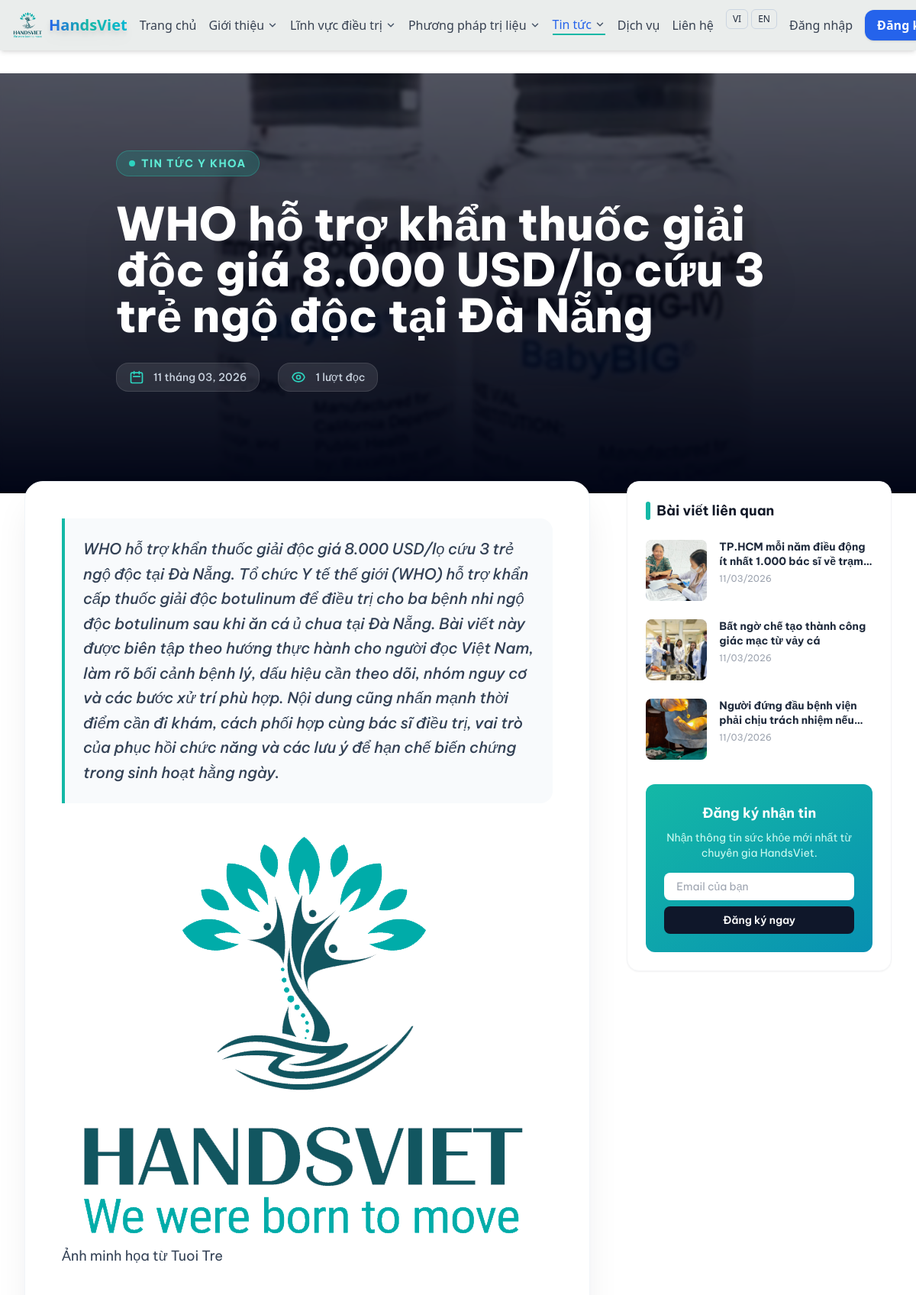
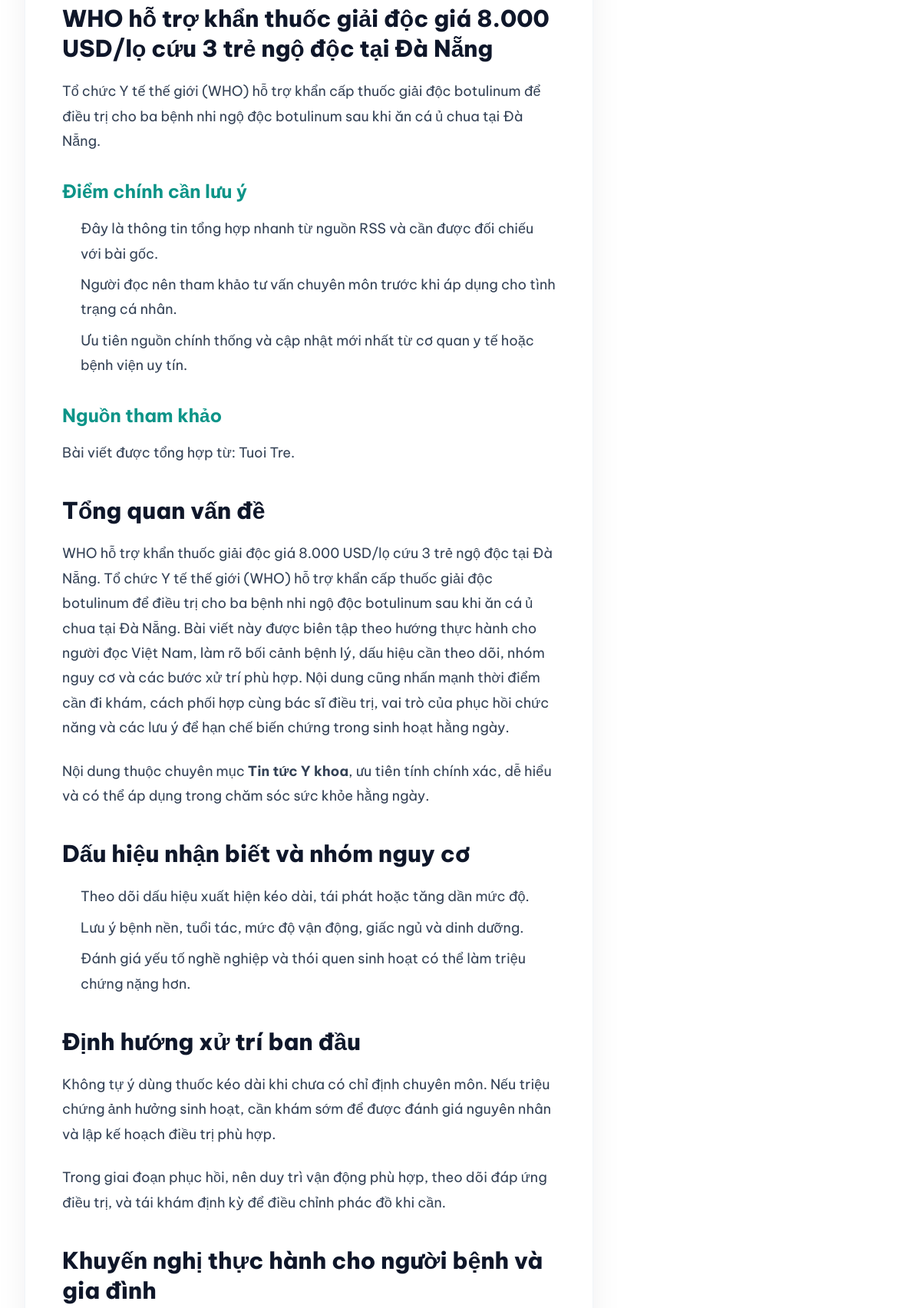
The page /news/who-ho-tro-khan-thuoc-giai-oc-gia-8000-usdlo-cuu-3-tre-ngo-oc-tai-a-nang/ (upper part) on the database its author committed (2 pictures, top to bottom).
### hansviet_admin/models.py (models this page shows, shortened)
class NewsArticle(models.Model):
    category = models.ForeignKey(NewsCategory, on_delete=models.SET_NULL, null=True, blank=True)
    title = models.CharField(max_length=255)
    slug = models.SlugField(unique=True)
    summary = models.TextField(blank=True)
    content = models.TextField(blank=True)
    thumbnail = models.FileField(upload_to="news/", blank=True, null=True)
    author = models.ForeignKey(get_user_model(), on_delete=models.SET_NULL, null=True, blank=True)
    published_at = models.DateTimeField(auto_now_add=True)
    view_count = models.PositiveIntegerField(default=0)
    is_published = models.BooleanField(default=False)
    source_url = models.URLField(blank=True)
    source_name = models.CharField(max_length=255, blank=True)
    ai_source = models.CharField(max_length=100, blank=True)
    is_auto_generated = models.BooleanField(default=False)
    needs_review = models.BooleanField(default=True)
    class Meta:
        ordering = ["-published_at"]
        verbose_name = "News Article"
        verbose_name_plural = "News Articles"

class NewsCategory(models.Model):
    name = models.CharField(max_length=255)
    slug = models.SlugField(unique=True)
    class Meta:
        verbose_name = "News Category"
        verbose_name_plural = "News Categories"
        ordering = ["name"]

### hansviet_user/views.py (the view)
def news_detail(request, slug=None):
    article = get_object_or_404(
        NewsArticle.objects.select_related("category", "author"),
        slug=slug,
        is_published=True,
    )
    NewsArticle.objects.filter(pk=article.pk).update(view_count=F("view_count") + 1)
    article.refresh_from_db(fields=["view_count"])
    related = (
        NewsArticle.objects.filter(category=article.category, is_published=True)
        .exclude(pk=article.pk)
        .order_by("-published_at", "-id")[:3]
    )
    return render(request, "pages/news_detail.html", {"article": article, "related_articles": related})

### hansviet_user/templates/pages/news_detail.html (shortened to what this page needs)
﻿{% load static %}
<!DOCTYPE html>
<html lang="vi">
<head>
    <script src="https://cdn.tailwindcss.com"></script>
    <link rel="stylesheet" href="{% static 'css/home.css' %}">
</head>
<body class="bg-white text-slate-800 antialiased">
    {% include 'pages/header_tailwind.html' %}
    <div class="relative min-h-[450px] md:min-h-[550px] flex items-center pt-24 pb-32 overflow-hidden bg-slate-950">
        <div class="absolute inset-0 z-0">
            {% if article.thumbnail %}
            <img src="{{ article.thumbnail.url }}" class="w-full h-full object-cover opacity-50 contrast-125 scale-105"
                alt="{{ article.title }}">
            {% else %}
            <img src="{% static 'images/rehabilitation.png' %}" class="w-full h-full object-cover opacity-50 contrast-125 scale-105"
                alt="{{ article.title }}">
            {% endif %}
            <div class="absolute inset-0 bg-gradient-to-t from-slate-950 via-slate-950/60 to-slate-950/20"></div>
            <div class="absolute inset-0 bg-slate-950/20 backdrop-blur-[2px]"></div>
        </div>
        <div class="max-w-6xl mx-auto px-4 sm:px-6 lg:px-8 relative z-10">
            <div class="max-w-4xl">
                <div
                    class="inline-flex items-center gap-2 px-4 py-1.5 rounded-full bg-teal-500/20 backdrop-blur-md border border-teal-400/30 mb-8 transform -translate-y-4 animate-fade-in-up">
                    <span class="w-2 h-2 rounded-full bg-teal-400 animate-pulse"></span>
                    <span class="text-sm font-bold text-teal-300 uppercase tracking-widest">
                        {% if article.category %}
                        {{ article.category.name }}
                        {% else %}
                        Tin tức
                        {% endif %}
                    </span>
                </div>
                <h1
                    class="text-4xl md:text-6xl font-extrabold text-white mb-8 leading-tight animate-fade-in-up delay-100 drop-shadow-2xl">
                    {{ article.title }}
                </h1>
                <div
                    class="flex flex-wrap items-center gap-6 text-slate-300 text-sm font-medium animate-fade-in-up delay-200">
                    <div
                        class="flex items-center gap-3 bg-white/10 px-4 py-2 rounded-2xl backdrop-blur-md border border-white/10">
                        <svg class="w-5 h-5 text-teal-400" fill="none" stroke="currentColor" viewBox="0 0 24 24">
                            <path stroke-linecap="round" stroke-linejoin="round" stroke-width="2"
                                d="M8 7V3m8 4V3m-9 8h10M5 21h14a2 2 0 002-2V7a2 2 0 00-2-2H5a2 2 0 00-2 2v12a2 2 0 002 2z">
                            </path>
                        </svg>
                        <span>{{ article.published_at|date:"d" }} tháng {{ article.published_at|date:"m, Y" }}</span>
                    </div>
                    <div
                        class="flex items-center gap-3 bg-white/10 px-4 py-2 rounded-2xl backdrop-blur-md border border-white/10">
                        <span>{{ article.view_count|default:0 }} lượt đọc</span>
                    </div>
                </div>
            </div>
        </div>
    </div>
    <div class="max-w-7xl mx-auto px-4 sm:px-6 lg:px-8 py-12 -mt-16 relative z-20">
        <div class="grid grid-cols-1 lg:grid-cols-12 gap-12">
            <main class="lg:col-span-8">
                <div class="bg-white rounded-3xl p-8 md:p-12 shadow-2xl shadow-slate-900/10 border border-slate-100">
                    <div
                        class="text-xl font-medium text-slate-700 mb-10 leading-relaxed border-l-4 border-teal-500 pl-6 italic bg-slate-50 py-6 pr-6 rounded-r-2xl">
                        {{ article.summary }}
                    </div>
                    <div
                        class="prose prose-lg prose-slate max-w-none prose-headings:font-bold prose-headings:text-slate-800 prose-a:text-teal-600 hover:prose-a:text-teal-800 prose-img:rounded-3xl prose-img:shadow-2xl">
                        <div class="font-news">
                            {{ article.content|safe|linebreaks }}
                        </div>
                    </div>
                </div>
            </main>
            <aside class="lg:col-span-4 space-y-8">
                <div class="bg-white rounded-2xl p-6 shadow-sm border border-gray-100 sticky top-24">
                    <h3 class="text-lg font-bold text-gray-900 mb-6 flex items-center gap-2">
                        <span class="w-1.5 h-6 bg-teal-500 rounded-full"></span>
                        Bài viết liên quan
                    </h3>
                    <div class="space-y-6">
                        {% if related_articles %}
                        {% for related in related_articles %}
                        <a href="{% url 'news:news_detail' slug=related.slug %}" class="group flex gap-4 items-start">
                            <div class="w-20 h-20 flex-shrink-0 rounded-lg overflow-hidden bg-gray-200">
                                <img src="{% if related.thumbnail %}{{ related.thumbnail.url }}{% else %}{% static 'images/rehabilitation.png' %}{% endif %}"
                                    alt="{{ related.title }}"
                                    class="w-full h-full object-cover group-hover:scale-110 transition-transform duration-500">
                            </div>
                            <div>
                                <h4
                                    class="font-bold text-slate-800 text-sm leading-snug group-hover:text-teal-600 transition-colors line-clamp-2 mb-1">
                                    {{ related.title }}
                                </h4>
                                <span class="text-xs text-gray-400">{{ related.published_at|date:"d/m/Y" }}</span>
                            </div>
                        </a>
                        {% endfor %}
                        {% else %}
                        <p class="text-sm text-gray-500">Chưa có bài viết liên quan.</p>
                        {% endif %}
                    </div>
                    <div class="mt-8 p-6 rounded-xl bg-gradient-to-br from-teal-500 to-cyan-600 text-white text-center">
                        <h4 class="font-bold text-lg mb-2">Đăng ký nhận tin</h4>
                        <p class="text-sm text-teal-100 mb-4">Nhận thông tin sức khỏe mới nhất từ chuyên gia HandsViet.
                        </p>
                        <input type="email" placeholder="Email của bạn"
                            class="w-full px-4 py-2 rounded-lg text-gray-800 text-sm mb-2 focus:outline-none ring-2 ring-transparent focus:ring-teal-300">
                        <button
                            class="w-full py-2 bg-slate-900 hover:bg-black text-white rounded-lg text-sm font-semibold transition-colors">Đăng ký ngay</button>
                    </div>
                </div>
            </aside>
        </div>
    </div>
</body>
</html>

### hansviet_user/static/css/home.css (style rules this page uses)
*, *::before, *::after { box-sizing: border-box; }
html, body { max-width: 100%; }

### hansviet_user/templates/pages/news_detail.html (style rules this page uses)
body { font-family: 'Be Vietnam Pro', sans-serif; }
.animate-fade-in-up { opacity: 0; animation: fadeInUp 0.8s cubic-bezier(0.16, 1, 0.3, 1) forwards; }
.delay-100 { animation-delay: 0.15s; }
.delay-200 { animation-delay: 0.3s; }
.font-news { font-size: 1.125rem; line-height: 1.8; color: #334155; }
.font-news h2 { font-size: 1.875rem; font-weight: 800; color: #0f172a; margin-top: 2.5rem; margin-bottom: 1.25rem; line-height: 1.3; }
.font-news h3 { font-size: 1.5rem; font-weight: 700; color: #0d9488; margin-top: 2rem; margin-bottom: 1rem; line-height: 1.4; }
.font-news p { margin-bottom: 1.5rem; }
.font-news ul, .font-news ol { margin-bottom: 1.5rem; padding-left: 1.5rem; }
.font-news li { margin-bottom: 0.5rem; }
body { @apply font-sans; }

### hansviet_user/templates/pages/header_tailwind.html (style rules this page uses)
html { scrollbar-width: thin !important; scrollbar-color: #14b8a6 #f1f5f9 !important; }

### rows shown on the page
NewsArticle: thumbnail (picture), category.name "TIN TỨC Y KHOA", title "WHO hỗ trợ khẩn thuốc giải độc giá 8.000 USD/lọ cứu 3 trẻ ngộ độc tại Đà Nẵng", published_at "11", published_at "03, 2026", view_count "1", summary "WHO hỗ trợ khẩn thuốc giải độc giá 8.000 USD/lọ cứu 3 trẻ ngộ độc tại Đà Nẵng. Tổ chức Y tế thế giới (WHO) hỗ trợ khẩn cấp thuốc giải độc botulinum để điều trị cho ba bệnh nhi ngộ độc botulinum sau khi ăn cá ủ chua tại Đà Nẵng. Bài viết này được biên tập theo hướng thực hành cho người đọc Việt Nam, làm rõ bối cảnh bệnh lý, dấu hiệu cần theo dõi, nhóm nguy cơ và các bước xử trí phù hợp. Nội dung cũng nhấn mạnh thời điểm cần đi khám, cách phối hợp cùng bác sĩ điều trị, vai trò của phục hồi chức năng và các lưu ý để hạn chế biến chứng trong sinh hoạt hằng ngày.", content (picture), content "Ảnh minh họa từ Tuoi Tre WHO hỗ trợ khẩn thuốc giải độc giá 8.000 USD/lọ cứu 3 trẻ ngộ độc tại Đà Nẵng Tổ chức Y tế thế giới (WHO) hỗ trợ khẩn cấp thuốc giải độc botulinum để điều trị cho ba bệnh nhi ngộ độc botulinum sau khi ăn cá ủ chua tại Đà Nẵng. Điểm chính cần lưu ý Đây là thông tin tổng hợp nhanh từ nguồn RSS và cần được đối chiếu với bài gốc. Người đọc nên tham khảo tư vấn chuyên môn trước khi áp dụng cho tình trạng cá nhân. Ưu tiên nguồn chính thống và cập nhật mới nhất từ cơ quan y tế hoặc bệnh viện uy tín. Nguồn tham khảo Bài viết được tổng hợp từ: Tuoi Tre . Tổng quan vấn đề WHO hỗ trợ khẩn thuốc giải độc giá 8.000 USD/lọ cứu 3 trẻ ngộ độc tại Đà Nẵng. Tổ chức Y tế thế giới…"
NewsArticle: thumbnail (picture), title "TP.HCM mỗi năm điều động ít nhất 1.000 bác sĩ về trạm…", published_at "11/03/2026"
NewsArticle: thumbnail (picture), title "Bất ngờ chế tạo thành công giác mạc từ vảy cá", published_at "11/03/2026"
NewsArticle: thumbnail (picture), title "Người đứng đầu bệnh viện phải chịu trách nhiệm…", published_at "11/03/2026"
